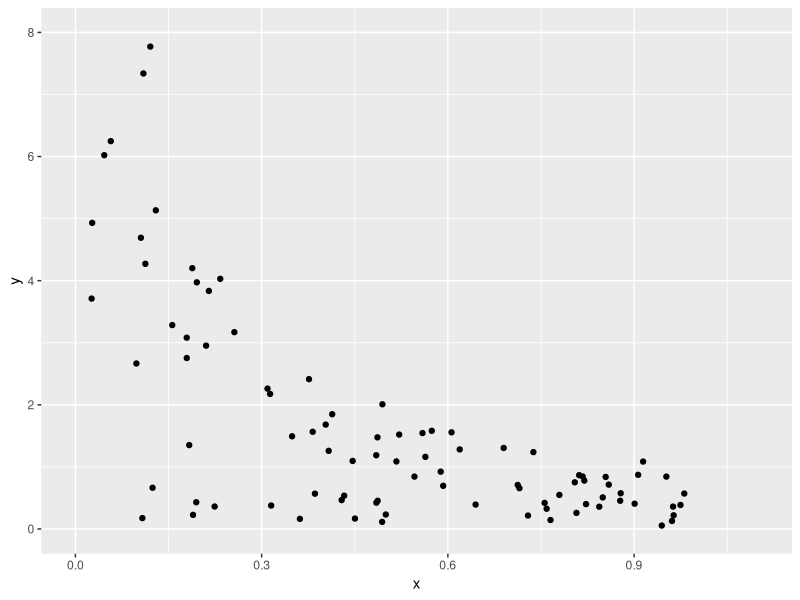
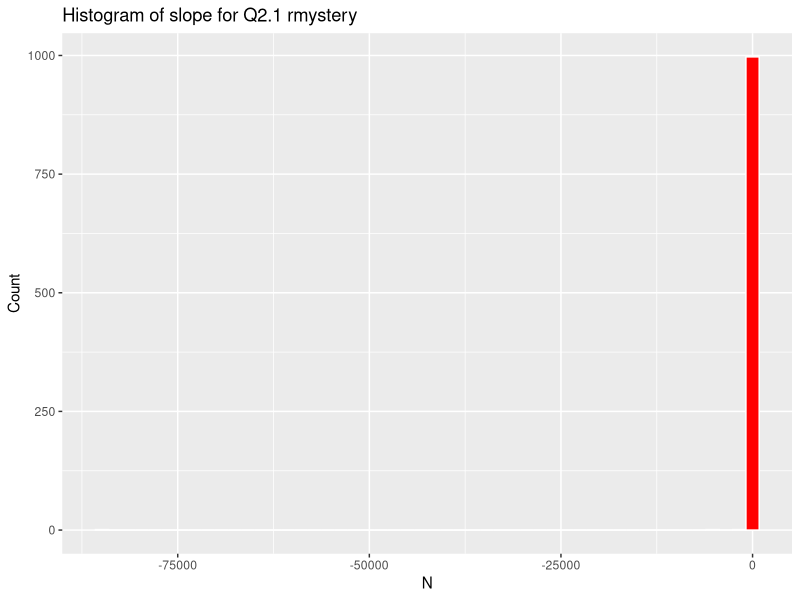
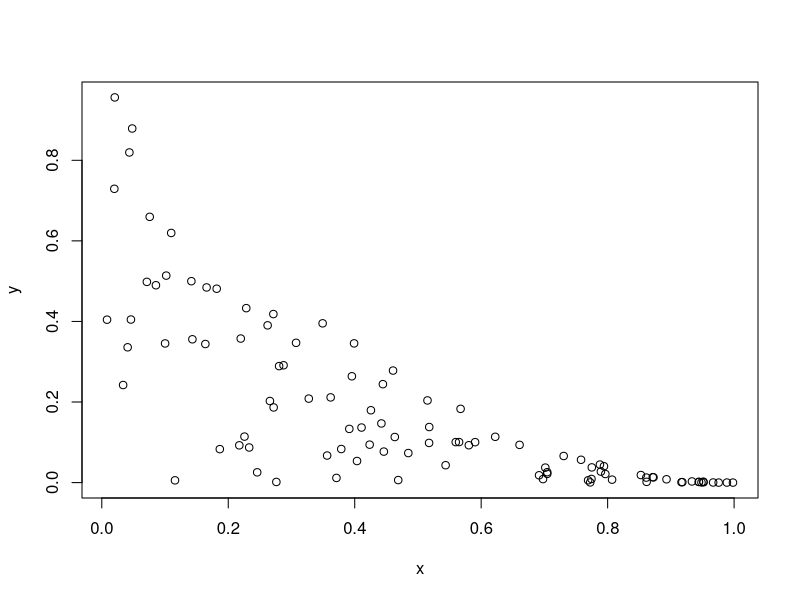
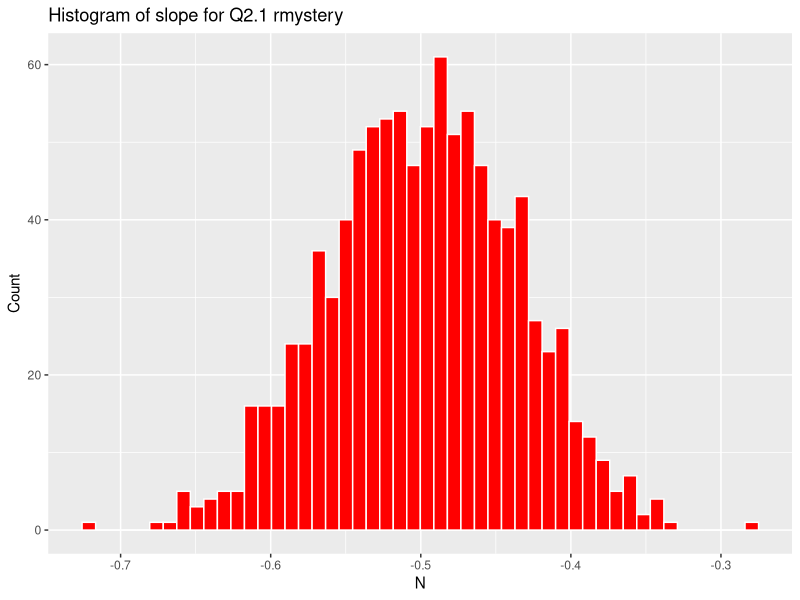

Recreate these plots in R, in order.
## ---- chunk 1

library(ggplot2)
library(magrittr)

knitr::opts_chunk$set(echo = TRUE)
## ---- chunk 2
rmystery <- function(n){
  x = runif(n)
  y = runif(n, min=0, max = 1/x)
  data.frame(x=x,y=y)
}

data <- rmystery(100)

data %>%
  ggplot()+
  aes(x=x,y=y)+
  geom_point()+
  scale_x_continuous(limits = c(0, 1.1)) +
  scale_y_continuous(limits = c(0, 8))

## ---- chunk 3
experiment_m <- function() {
data <- rmystery(100)
model <- lm(y~x,data=data)
model$coefficients[2] #slope coefficient
}

Beta1 <- replicate(1000,experiment_m())
Beta1_hist <- data.frame(z=Beta1)
Beta1_hist %>%  
  ggplot() + 
  aes(z) +
  geom_histogram(fill = "red", color = "white", bins = 50) +
  ggtitle("Histogram of slope for Q2.1 rmystery")+
  labs(x = "N", y="Count")

## ---- chunk 4
renigma <- function(n){
  x = runif(n)
  y = runif(n, min=0, max = (1-x)^2)
  data.frame(x=x,y=y)
}
plot(renigma(100))

## ---- chunk 5

experiment_m <- function() {
data <- renigma(100)
model <- lm(y~x,data=data)
model$coefficients[2] #slope coefficient
}

Beta1 <- replicate(1000,experiment_m())
Beta1_hist <- data.frame(z=Beta1)
Beta1_hist %>%  
  ggplot() + 
  aes(z) +
  geom_histogram(fill = "red", color = "white", bins = 50) +
  ggtitle("Histogram of slope for Q2.1 rmystery")+
  labs(x = "N", y="Count")

